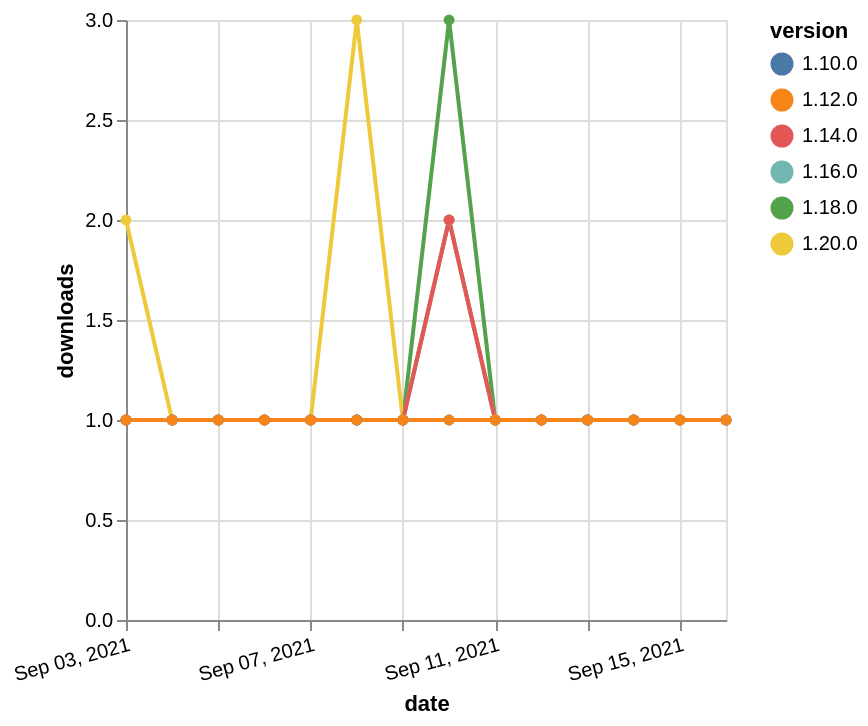

This figure's Vega-Lite source:
### Vega-Lite specification from a JSON file in a GitHub repository (floating-point values rounded to 4 significant figures)
{"$schema": "https://vega.github.io/schema/vega-lite/v5.json", "description": "A simple bar chart with embedded data.", "data": {"values": [{"date": "2021-09-03", "total": 162, "delta": 1, "version": "1.18.0"}, {"date": "2021-09-04", "total": 163, "delta": 1, "version": "1.18.0"}, {"date": "2021-09-05", "total": 164, "delta": 1, "version": "1.18.0"}, {"date": "2021-09-06", "total": 165, "delta": 1, "version": "1.18.0"}, {"date": "2021-09-07", "total": 166, "delta": 1, "version": "1.18.0"}, {"date": "2021-09-08", "total": 167, "delta": 1, "version": "1.18.0"}, {"date": "2021-09-09", "total": 168, "delta": 1, "version": "1.18.0"}, {"date": "2021-09-10", "total": 171, "delta": 3, "version": "1.18.0"}, {"date": "2021-09-11", "total": 172, "delta": 1, "version": "1.18.0"}, {"date": "2021-09-12", "total": 173, "delta": 1, "version": "1.18.0"}, {"date": "2021-09-13", "total": 174, "delta": 1, "version": "1.18.0"}, {"date": "2021-09-14", "total": 175, "delta": 1, "version": "1.18.0"}, {"date": "2021-09-15", "total": 176, "delta": 1, "version": "1.18.0"}, {"date": "2021-09-16", "total": 177, "delta": 1, "version": "1.18.0"}, {"date": "2021-09-03", "total": 259, "delta": 1, "version": "1.10.0"}, {"date": "2021-09-04", "total": 260, "delta": 1, "version": "1.10.0"}, {"date": "2021-09-05", "total": 261, "delta": 1, "version": "1.10.0"}, {"date": "2021-09-06", "total": 262, "delta": 1, "version": "1.10.0"}, {"date": "2021-09-07", "total": 263, "delta": 1, "version": "1.10.0"}, {"date": "2021-09-08", "total": 264, "delta": 1, "version": "1.10.0"}, {"date": "2021-09-09", "total": 265, "delta": 1, "version": "1.10.0"}, {"date": "2021-09-10", "total": 266, "delta": 1, "version": "1.10.0"}, {"date": "2021-09-11", "total": 267, "delta": 1, "version": "1.10.0"}, {"date": "2021-09-12", "total": 268, "delta": 1, "version": "1.10.0"}, {"date": "2021-09-13", "total": 269, "delta": 1, "version": "1.10.0"}, {"date": "2021-09-14", "total": 270, "delta": 1, "version": "1.10.0"}, {"date": "2021-09-15", "total": 271, "delta": 1, "version": "1.10.0"}, {"date": "2021-09-16", "total": 272, "delta": 1, "version": "1.10.0"}, {"date": "2021-09-03", "total": 116, "delta": 2, "version": "1.20.0"}, {"date": "2021-09-04", "total": 117, "delta": 1, "version": "1.20.0"}, {"date": "2021-09-05", "total": 118, "delta": 1, "version": "1.20.0"}, {"date": "2021-09-06", "total": 119, "delta": 1, "version": "1.20.0"}, {"date": "2021-09-07", "total": 120, "delta": 1, "version": "1.20.0"}, {"date": "2021-09-08", "total": 123, "delta": 3, "version": "1.20.0"}, {"date": "2021-09-09", "total": 124, "delta": 1, "version": "1.20.0"}, {"date": "2021-09-10", "total": 126, "delta": 2, "version": "1.20.0"}, {"date": "2021-09-11", "total": 127, "delta": 1, "version": "1.20.0"}, {"date": "2021-09-12", "total": 128, "delta": 1, "version": "1.20.0"}, {"date": "2021-09-13", "total": 129, "delta": 1, "version": "1.20.0"}, {"date": "2021-09-14", "total": 130, "delta": 1, "version": "1.20.0"}, {"date": "2021-09-15", "total": 131, "delta": 1, "version": "1.20.0"}, {"date": "2021-09-16", "total": 132, "delta": 1, "version": "1.20.0"}, {"date": "2021-09-03", "total": 155, "delta": 1, "version": "1.16.0"}, {"date": "2021-09-04", "total": 156, "delta": 1, "version": "1.16.0"}, {"date": "2021-09-05", "total": 157, "delta": 1, "version": "1.16.0"}, {"date": "2021-09-06", "total": 158, "delta": 1, "version": "1.16.0"}, {"date": "2021-09-07", "total": 159, "delta": 1, "version": "1.16.0"}, {"date": "2021-09-08", "total": 160, "delta": 1, "version": "1.16.0"}, {"date": "2021-09-09", "total": 161, "delta": 1, "version": "1.16.0"}, {"date": "2021-09-10", "total": 163, "delta": 2, "version": "1.16.0"}, {"date": "2021-09-11", "total": 164, "delta": 1, "version": "1.16.0"}, {"date": "2021-09-12", "total": 165, "delta": 1, "version": "1.16.0"}, {"date": "2021-09-13", "total": 166, "delta": 1, "version": "1.16.0"}, {"date": "2021-09-14", "total": 167, "delta": 1, "version": "1.16.0"}, {"date": "2021-09-15", "total": 168, "delta": 1, "version": "1.16.0"}, {"date": "2021-09-16", "total": 169, "delta": 1, "version": "1.16.0"}, {"date": "2021-09-03", "total": 186, "delta": 1, "version": "1.14.0"}, {"date": "2021-09-04", "total": 187, "delta": 1, "version": "1.14.0"}, {"date": "2021-09-05", "total": 188, "delta": 1, "version": "1.14.0"}, {"date": "2021-09-06", "total": 189, "delta": 1, "version": "1.14.0"}, {"date": "2021-09-07", "total": 190, "delta": 1, "version": "1.14.0"}, {"date": "2021-09-08", "total": 191, "delta": 1, "version": "1.14.0"}, {"date": "2021-09-09", "total": 192, "delta": 1, "version": "1.14.0"}, {"date": "2021-09-10", "total": 194, "delta": 2, "version": "1.14.0"}, {"date": "2021-09-11", "total": 195, "delta": 1, "version": "1.14.0"}, {"date": "2021-09-12", "total": 196, "delta": 1, "version": "1.14.0"}, {"date": "2021-09-13", "total": 197, "delta": 1, "version": "1.14.0"}, {"date": "2021-09-14", "total": 198, "delta": 1, "version": "1.14.0"}, {"date": "2021-09-15", "total": 199, "delta": 1, "version": "1.14.0"}, {"date": "2021-09-16", "total": 200, "delta": 1, "version": "1.14.0"}, {"date": "2021-09-03", "total": 306, "delta": 1, "version": "1.12.0"}, {"date": "2021-09-04", "total": 307, "delta": 1, "version": "1.12.0"}, {"date": "2021-09-05", "total": 308, "delta": 1, "version": "1.12.0"}, {"date": "2021-09-06", "total": 309, "delta": 1, "version": "1.12.0"}, {"date": "2021-09-07", "total": 310, "delta": 1, "version": "1.12.0"}, {"date": "2021-09-08", "total": 311, "delta": 1, "version": "1.12.0"}, {"date": "2021-09-09", "total": 312, "delta": 1, "version": "1.12.0"}, {"date": "2021-09-10", "total": 313, "delta": 1, "version": "1.12.0"}, {"date": "2021-09-11", "total": 314, "delta": 1, "version": "1.12.0"}, {"date": "2021-09-12", "total": 315, "delta": 1, "version": "1.12.0"}, {"date": "2021-09-13", "total": 316, "delta": 1, "version": "1.12.0"}, {"date": "2021-09-14", "total": 317, "delta": 1, "version": "1.12.0"}, {"date": "2021-09-15", "total": 318, "delta": 1, "version": "1.12.0"}, {"date": "2021-09-16", "total": 319, "delta": 1, "version": "1.12.0"}]}, "width": "container", "mark": {"type": "line", "point": {"filled": true}}, "encoding": {"x": {"field": "date", "type": "temporal", "timeUnit": "yearmonthdate", "title": "date", "axis": {"labelAngle": -15}}, "y": {"field": "delta", "type": "quantitative", "title": "downloads"}, "color": {"field": "version", "type": "nominal"}, "tooltip": {"field": "delta"}}}
